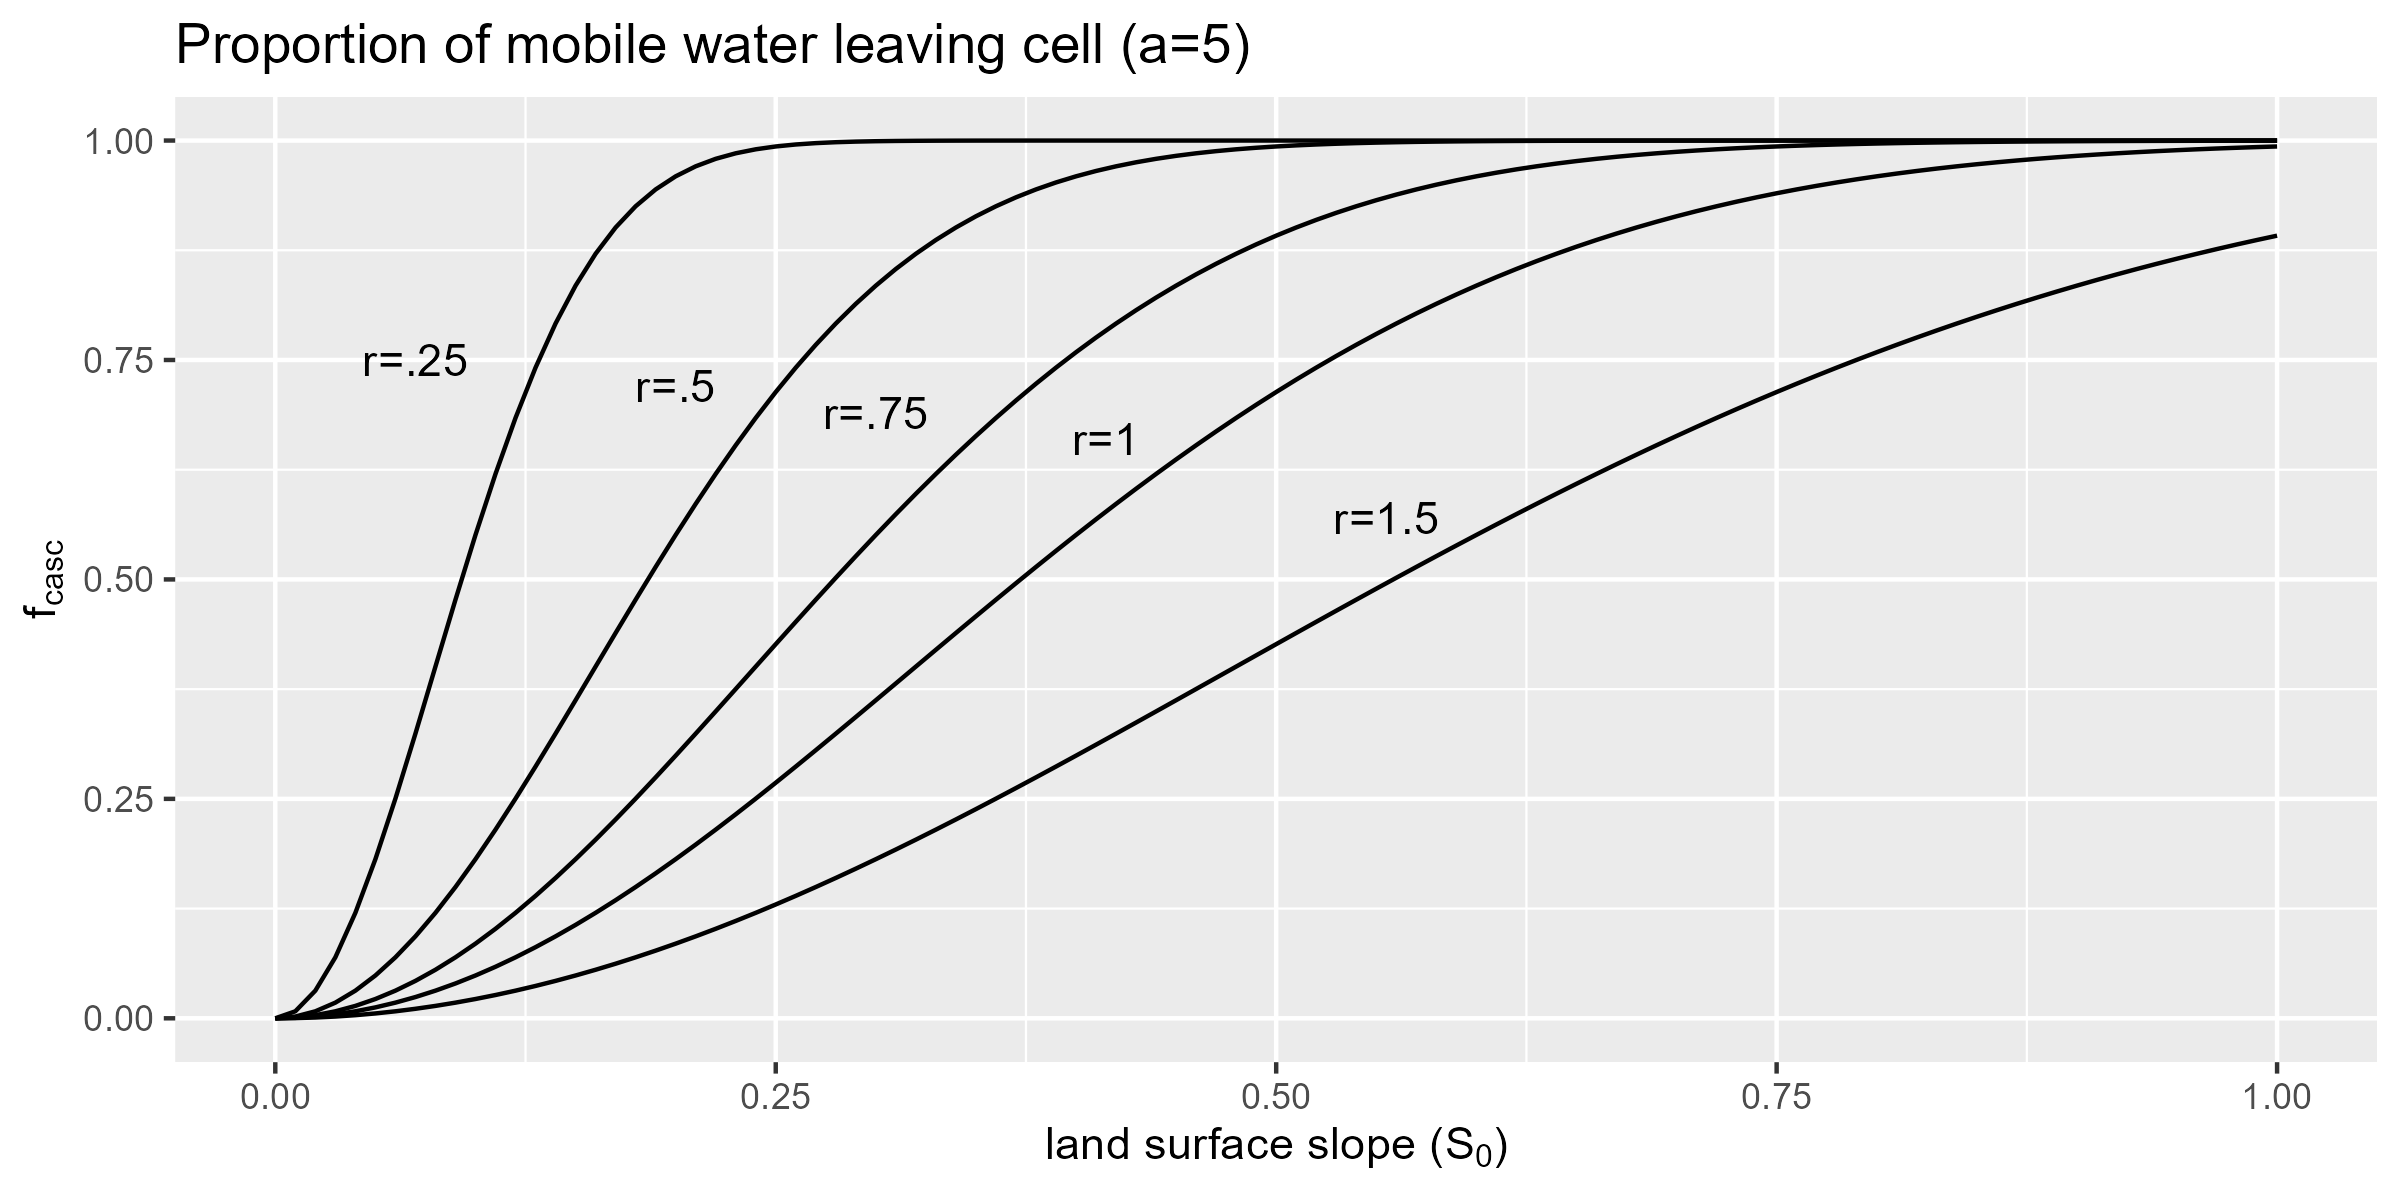

Write R code to recreate this figure.

library(ggplot2)

a = 5
fun.1 <- function(x) 1-exp(-a*x^2/0.25^2)
fun.2 <- function(x) 1-exp(-a*x^2/0.5^2)
fun.3 <- function(x) 1-exp(-a*x^2/0.75^2)
fun.4 <- function(x) 1-exp(-a*x^2)
fun.5 <- function(x) 1-exp(-a*x^2/1.5^2)

ggplot(data.frame(x = 0),aes(x=x)) + # dummy dataframe
  stat_function(fun = fun.1) + 
  stat_function(fun = fun.2) + 
  stat_function(fun = fun.3) + 
  stat_function(fun = fun.4) + 
  stat_function(fun = fun.5) +
  annotate("text", label = "r=.25", x = .07, y = .75) +
  annotate("text", label = "r=.5", x = .2, y = .72) +
  annotate("text", label = "r=.75", x = .3, y = .69) +
  annotate("text", label = "r=1", x = .415, y = .66) +
  annotate("text", label = "r=1.5", x = .555, y = .57) +
  xlim(0,1) + labs(title="Proportion of mobile water leaving cell (a=5)", 
                   x=expression("land surface slope ("*S[0]*")"),
                   y=expression(f["casc"]))

ggsave('modelling/fig/fcasc-1.png', width=8, height=4)
